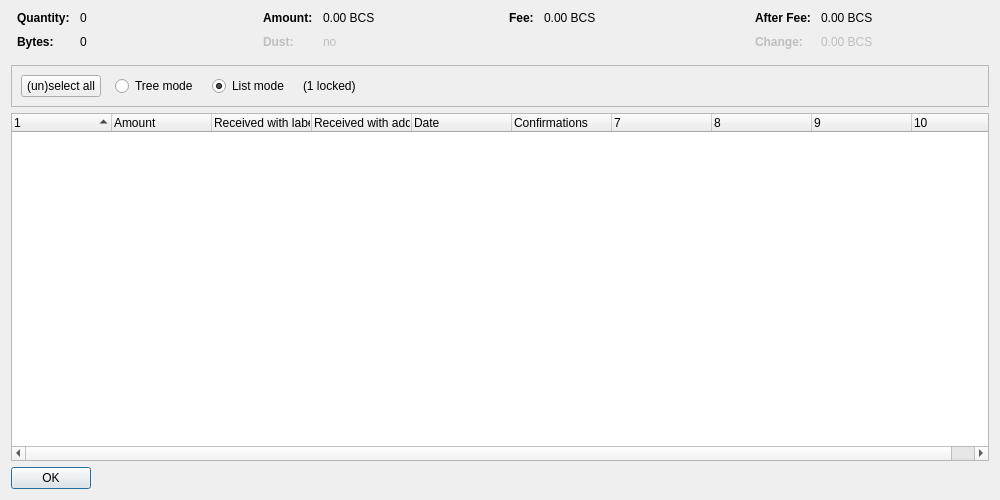
<?xml version="1.0" encoding="UTF-8"?>
<ui version="4.0">
 <class>CoinControlDialog</class>
 <widget class="QDialog" name="CoinControlDialog">
  <property name="geometry">
   <rect>
    <x>0</x>
    <y>0</y>
    <width>1000</width>
    <height>500</height>
   </rect>
  </property>
  <property name="windowTitle">
   <string>Coin Selection</string>
  </property>
  <layout class="QVBoxLayout" name="verticalLayout">
   <item>
    <layout class="QHBoxLayout" name="horizontalLayoutTop" stretch="0,0,0,0">
     <property name="topMargin">
      <number>0</number>
     </property>
     <property name="bottomMargin">
      <number>10</number>
     </property>
     <item>
      <layout class="QFormLayout" name="formLayoutCoinControl1">
       <property name="horizontalSpacing">
        <number>10</number>
       </property>
       <property name="verticalSpacing">
        <number>10</number>
       </property>
       <property name="leftMargin">
        <number>6</number>
       </property>
       <property name="rightMargin">
        <number>6</number>
       </property>
       <item row="0" column="0">
        <widget class="QLabel" name="labelCoinControlQuantityText">
         <property name="font">
          <font>
           <weight>75</weight>
           <bold>true</bold>
          </font>
         </property>
         <property name="text">
          <string>Quantity:</string>
         </property>
        </widget>
       </item>
       <item row="0" column="1">
        <widget class="QLabel" name="labelCoinControlQuantity">
         <property name="cursor">
          <cursorShape>IBeamCursor</cursorShape>
         </property>
         <property name="contextMenuPolicy">
          <enum>Qt::ActionsContextMenu</enum>
         </property>
         <property name="text">
          <string notr="true">0</string>
         </property>
         <property name="textInteractionFlags">
          <set>Qt::LinksAccessibleByMouse|Qt::TextSelectableByKeyboard|Qt::TextSelectableByMouse</set>
         </property>
        </widget>
       </item>
       <item row="1" column="0">
        <widget class="QLabel" name="labelCoinControlBytesText">
         <property name="font">
          <font>
           <weight>75</weight>
           <bold>true</bold>
          </font>
         </property>
         <property name="text">
          <string>Bytes:</string>
         </property>
        </widget>
       </item>
       <item row="1" column="1">
        <widget class="QLabel" name="labelCoinControlBytes">
         <property name="cursor">
          <cursorShape>IBeamCursor</cursorShape>
         </property>
         <property name="contextMenuPolicy">
          <enum>Qt::ActionsContextMenu</enum>
         </property>
         <property name="text">
          <string notr="true">0</string>
         </property>
         <property name="textInteractionFlags">
          <set>Qt::LinksAccessibleByMouse|Qt::TextSelectableByKeyboard|Qt::TextSelectableByMouse</set>
         </property>
        </widget>
       </item>
      </layout>
     </item>
     <item>
      <layout class="QFormLayout" name="formLayoutCoinControl2">
       <property name="horizontalSpacing">
        <number>10</number>
       </property>
       <property name="verticalSpacing">
        <number>10</number>
       </property>
       <property name="leftMargin">
        <number>6</number>
       </property>
       <property name="rightMargin">
        <number>6</number>
       </property>
       <item row="0" column="0">
        <widget class="QLabel" name="labelCoinControlAmountText">
         <property name="font">
          <font>
           <weight>75</weight>
           <bold>true</bold>
          </font>
         </property>
         <property name="text">
          <string>Amount:</string>
         </property>
        </widget>
       </item>
       <item row="0" column="1">
        <widget class="QLabel" name="labelCoinControlAmount">
         <property name="cursor">
          <cursorShape>IBeamCursor</cursorShape>
         </property>
         <property name="contextMenuPolicy">
          <enum>Qt::ActionsContextMenu</enum>
         </property>
         <property name="text">
          <string notr="true">0.00 BCS</string>
         </property>
         <property name="textInteractionFlags">
          <set>Qt::LinksAccessibleByMouse|Qt::TextSelectableByKeyboard|Qt::TextSelectableByMouse</set>
         </property>
        </widget>
       </item>
       <item row="1" column="0">
        <widget class="QLabel" name="labelCoinControlLowOutputText">
         <property name="enabled">
          <bool>false</bool>
         </property>
         <property name="font">
          <font>
           <weight>75</weight>
           <bold>true</bold>
          </font>
         </property>
         <property name="text">
          <string>Dust:</string>
         </property>
        </widget>
       </item>
       <item row="1" column="1">
        <widget class="QLabel" name="labelCoinControlLowOutput">
         <property name="enabled">
          <bool>false</bool>
         </property>
         <property name="cursor">
          <cursorShape>IBeamCursor</cursorShape>
         </property>
         <property name="contextMenuPolicy">
          <enum>Qt::ActionsContextMenu</enum>
         </property>
         <property name="text">
          <string notr="true">no</string>
         </property>
         <property name="textInteractionFlags">
          <set>Qt::LinksAccessibleByMouse|Qt::TextSelectableByKeyboard|Qt::TextSelectableByMouse</set>
         </property>
        </widget>
       </item>
      </layout>
     </item>
     <item>
      <layout class="QFormLayout" name="formLayoutCoinControl3">
       <property name="horizontalSpacing">
        <number>10</number>
       </property>
       <property name="verticalSpacing">
        <number>10</number>
       </property>
       <property name="leftMargin">
        <number>6</number>
       </property>
       <property name="rightMargin">
        <number>6</number>
       </property>
       <item row="0" column="0">
        <widget class="QLabel" name="labelCoinControlFeeText">
         <property name="font">
          <font>
           <weight>75</weight>
           <bold>true</bold>
          </font>
         </property>
         <property name="text">
          <string>Fee:</string>
         </property>
        </widget>
       </item>
       <item row="0" column="1">
        <widget class="QLabel" name="labelCoinControlFee">
         <property name="cursor">
          <cursorShape>IBeamCursor</cursorShape>
         </property>
         <property name="contextMenuPolicy">
          <enum>Qt::ActionsContextMenu</enum>
         </property>
         <property name="text">
          <string notr="true">0.00 BCS</string>
         </property>
         <property name="textInteractionFlags">
          <set>Qt::LinksAccessibleByMouse|Qt::TextSelectableByKeyboard|Qt::TextSelectableByMouse</set>
         </property>
        </widget>
       </item>
      </layout>
     </item>
     <item>
      <layout class="QFormLayout" name="formLayoutCoinControl4">
       <property name="horizontalSpacing">
        <number>10</number>
       </property>
       <property name="verticalSpacing">
        <number>10</number>
       </property>
       <property name="leftMargin">
        <number>6</number>
       </property>
       <property name="rightMargin">
        <number>6</number>
       </property>
       <item row="0" column="0">
        <widget class="QLabel" name="labelCoinControlAfterFeeText">
         <property name="font">
          <font>
           <weight>75</weight>
           <bold>true</bold>
          </font>
         </property>
         <property name="text">
          <string>After Fee:</string>
         </property>
        </widget>
       </item>
       <item row="0" column="1">
        <widget class="QLabel" name="labelCoinControlAfterFee">
         <property name="cursor">
          <cursorShape>IBeamCursor</cursorShape>
         </property>
         <property name="contextMenuPolicy">
          <enum>Qt::ActionsContextMenu</enum>
         </property>
         <property name="text">
          <string notr="true">0.00 BCS</string>
         </property>
         <property name="textInteractionFlags">
          <set>Qt::LinksAccessibleByMouse|Qt::TextSelectableByKeyboard|Qt::TextSelectableByMouse</set>
         </property>
        </widget>
       </item>
       <item row="1" column="0">
        <widget class="QLabel" name="labelCoinControlChangeText">
         <property name="enabled">
          <bool>false</bool>
         </property>
         <property name="font">
          <font>
           <weight>75</weight>
           <bold>true</bold>
          </font>
         </property>
         <property name="text">
          <string>Change:</string>
         </property>
        </widget>
       </item>
       <item row="1" column="1">
        <widget class="QLabel" name="labelCoinControlChange">
         <property name="enabled">
          <bool>false</bool>
         </property>
         <property name="cursor">
          <cursorShape>IBeamCursor</cursorShape>
         </property>
         <property name="contextMenuPolicy">
          <enum>Qt::ActionsContextMenu</enum>
         </property>
         <property name="text">
          <string notr="true">0.00 BCS</string>
         </property>
         <property name="textInteractionFlags">
          <set>Qt::LinksAccessibleByMouse|Qt::TextSelectableByKeyboard|Qt::TextSelectableByMouse</set>
         </property>
        </widget>
       </item>
      </layout>
     </item>
    </layout>
   </item>
   <item>
    <widget class="QFrame" name="frame">
     <property name="minimumSize">
      <size>
       <width>0</width>
       <height>40</height>
      </size>
     </property>
     <property name="frameShape">
      <enum>QFrame::StyledPanel</enum>
     </property>
     <property name="frameShadow">
      <enum>QFrame::Sunken</enum>
     </property>
     <layout class="QHBoxLayout" name="horizontalLayout">
      <item>
       <layout class="QHBoxLayout" name="horizontalLayoutPanel" stretch="0,0,0,0,0">
        <property name="spacing">
         <number>14</number>
        </property>
        <item>
         <widget class="QPushButton" name="pushButtonSelectAll">
          <property name="sizePolicy">
           <sizepolicy hsizetype="Maximum" vsizetype="Fixed">
            <horstretch>0</horstretch>
            <verstretch>0</verstretch>
           </sizepolicy>
          </property>
          <property name="text">
           <string>(un)select all</string>
          </property>
          <property name="autoDefault">
           <bool>false</bool>
          </property>
         </widget>
        </item>
        <item>
         <widget class="QRadioButton" name="radioTreeMode">
          <property name="sizePolicy">
           <sizepolicy hsizetype="Maximum" vsizetype="Fixed">
            <horstretch>0</horstretch>
            <verstretch>0</verstretch>
           </sizepolicy>
          </property>
          <property name="text">
           <string>Tree mode</string>
          </property>
         </widget>
        </item>
        <item>
         <widget class="QRadioButton" name="radioListMode">
          <property name="sizePolicy">
           <sizepolicy hsizetype="Maximum" vsizetype="Fixed">
            <horstretch>0</horstretch>
            <verstretch>0</verstretch>
           </sizepolicy>
          </property>
          <property name="text">
           <string>List mode</string>
          </property>
          <property name="checked">
           <bool>true</bool>
          </property>
         </widget>
        </item>
        <item>
         <widget class="QLabel" name="labelLocked">
          <property name="text">
           <string notr="true">(1 locked)</string>
          </property>
         </widget>
        </item>
        <item>
         <spacer name="horizontalSpacer">
          <property name="orientation">
           <enum>Qt::Horizontal</enum>
          </property>
          <property name="sizeHint" stdset="0">
           <size>
            <width>40</width>
            <height>20</height>
           </size>
          </property>
         </spacer>
        </item>
       </layout>
      </item>
     </layout>
    </widget>
   </item>
   <item>
    <widget class="CoinControlTreeWidget" name="treeWidget">
     <property name="contextMenuPolicy">
      <enum>Qt::CustomContextMenu</enum>
     </property>
     <property name="sortingEnabled">
      <bool>false</bool>
     </property>
     <property name="columnCount">
      <number>10</number>
     </property>
     <attribute name="headerShowSortIndicator" stdset="0">
      <bool>true</bool>
     </attribute>
     <attribute name="headerStretchLastSection">
      <bool>false</bool>
     </attribute>
     <column>
      <property name="text">
       <string/>
      </property>
     </column>
     <column>
      <property name="text">
       <string>Amount</string>
      </property>
     </column>
     <column>
      <property name="text">
       <string>Received with label</string>
      </property>
     </column>
     <column>
      <property name="text">
       <string>Received with address</string>
      </property>
     </column>
     <column>
      <property name="text">
       <string>Date</string>
      </property>
     </column>
     <column>
      <property name="text">
       <string>Confirmations</string>
      </property>
      <property name="toolTip">
       <string>Confirmed</string>
      </property>
     </column>
     <column>
      <property name="text">
       <string/>
      </property>
     </column>
     <column>
      <property name="text">
       <string/>
      </property>
     </column>
     <column>
      <property name="text">
       <string/>
      </property>
     </column>
     <column>
      <property name="text">
       <string/>
      </property>
     </column>
    </widget>
   </item>
   <item>
    <widget class="QDialogButtonBox" name="buttonBox">
     <property name="sizePolicy">
      <sizepolicy hsizetype="Maximum" vsizetype="Fixed">
       <horstretch>0</horstretch>
       <verstretch>0</verstretch>
      </sizepolicy>
     </property>
     <property name="orientation">
      <enum>Qt::Horizontal</enum>
     </property>
     <property name="standardButtons">
      <set>QDialogButtonBox::Ok</set>
     </property>
    </widget>
   </item>
  </layout>
 </widget>
 <customwidgets>
  <customwidget>
   <class>CoinControlTreeWidget</class>
   <extends>QTreeWidget</extends>
   <header>coincontroltreewidget.h</header>
  </customwidget>
 </customwidgets>
 <resources/>
 <connections/>
</ui>
